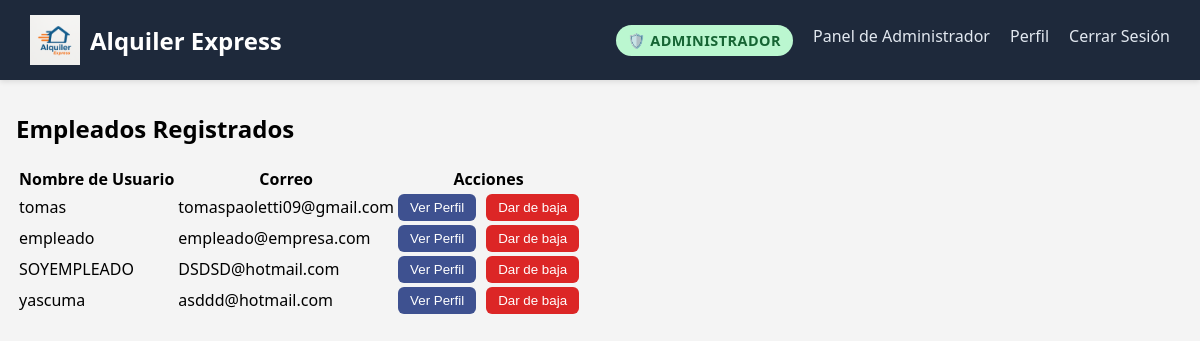
Screenshot of /usuarios/panel-admin/lista-empleados/ (signed in) with the database file from the repository.
### gestion_usuarios/models.py (models this page shows, shortened)
class Usuario(AbstractUser):
    dni = models.PositiveIntegerField(max_length=10, unique=True)
    telefono = models.PositiveIntegerField(max_length=20)

### gestion_usuarios/views.py (the view)
# urls.py: path('panel-admin/lista-empleados/', views.listar_empleados, name='lista-empleados'),
@login_required
@user_passes_test(es_admin)
def listar_empleados(request):
    empleados = Usuario.objects.filter(is_staff=True, is_superuser=False)
    return render(request, 'gestion_usuarios/lista-empleados.html', {'empleados': empleados})

### gestion_usuarios/views.py (called while the page is built)
def es_admin(user):
    return user.is_authenticated and user.is_superuser

### templates/gestion_usuarios/lista-empleados.html (shortened to what this page needs)
{% extends 'base.html' %}
{% load static %}
{% block content %}
<h2>Empleados Registrados</h2>
<table>
  <thead>
    <tr>
      <th>Nombre de Usuario</th>
      <th>Correo</th>
      <th>Acciones</th>
    </tr>
  </thead>
  <tbody>
    {% for empleado in empleados %}
    <tr>
      <td>{{ empleado.username }}</td>
      <td>{{ empleado.email }}</td>
      <td style="display: flex; gap: 10px;">
        <a href="{% url 'detalle-empleado' empleado.id %}">
          <button style="padding: 6px 12px; background-color: #3e5190; color: white; border: none; border-radius: 6px; cursor: pointer;">
            Ver Perfil
          </button>
        </a>
     {% if empleado.is_active %}
        <form method="post" action="{% url 'baja_empleado' empleado.id %}">
         <button type="submit"
         style="padding: 6px 12px; background-color: #dc2626; color: white; border: none; border-radius: 6px; cursor: pointer;">
         Dar de baja
         </button>
         </form>
{% endif %}
      </td>
    </tr>
    {% empty %}
    <tr>
      <td colspan="3">No hay empleados registrados.</td>
    </tr>
    {% endfor %}
  </tbody>
</table>
{% endblock %}

### static/styles/base.css (style rules this page uses)
body { margin: 0; font-family: 'Segoe UI', sans-serif; background-color: #f4f4f4; }

### rows the page displays
Usuario: username "tomas", email "tomaspaoletti09@gmail.com", is_active "Dar de baja"
Usuario: username "empleado", email "empleado@empresa.com", is_active "Dar de baja"
Usuario: username "SOYEMPLEADO", email "DSDSD@hotmail.com", is_active "Dar de baja"
Usuario: username "yascuma", email "asddd@hotmail.com", is_active "Dar de baja"
